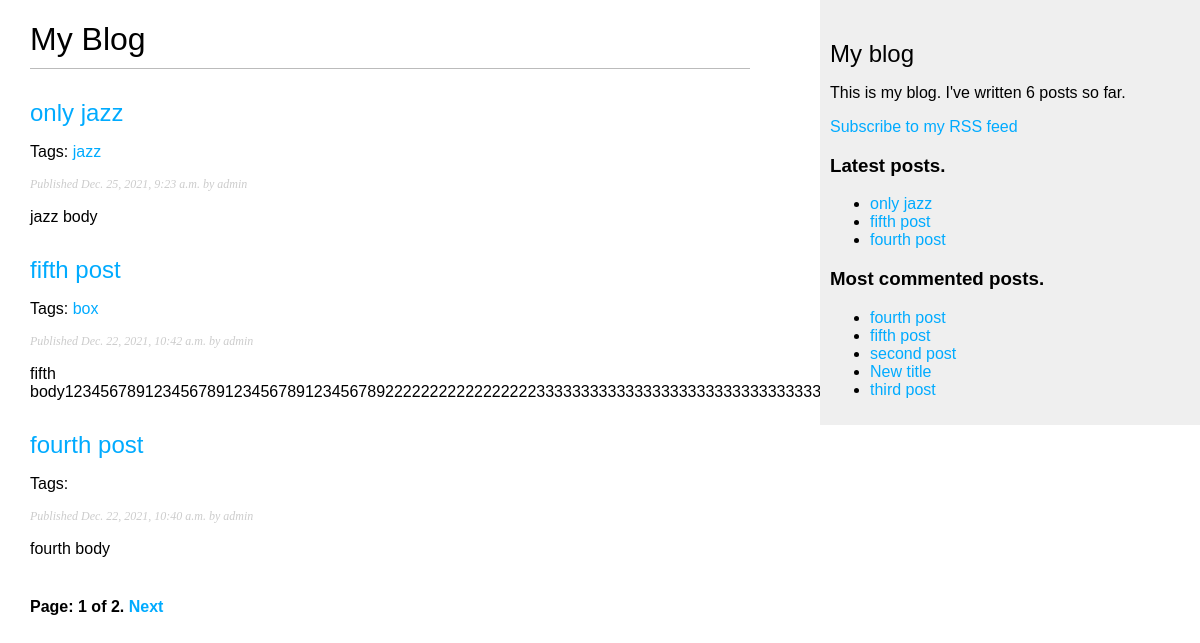
/blog/, run on an earlier commit of the app's database.
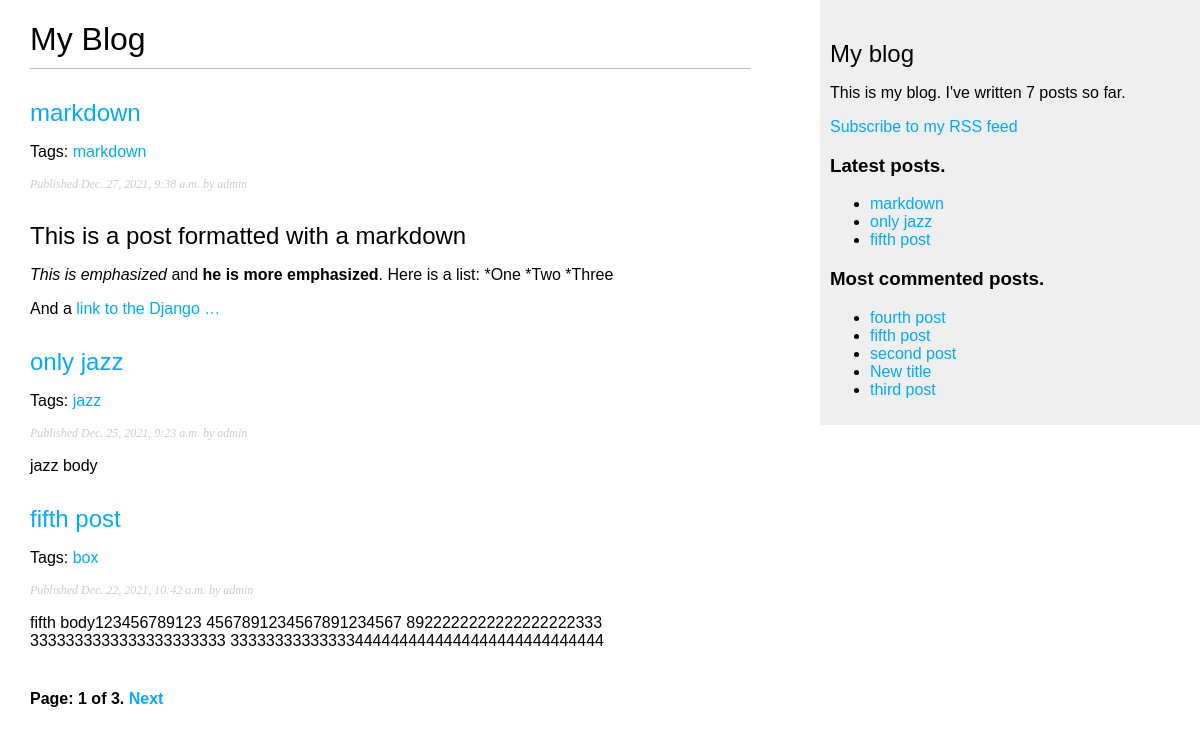
And on a later commit of the database.
### blog/models.py (models this page shows, shortened)
class Post(models.Model):
    STATUS_CHOICES = (
        ('draft', 'Draft'),
        ('published', 'Published')
    )
    title = models.CharField(max_length=250)
    slug = models.SlugField(max_length=250,
        unique_for_date='publish')
    author = models.ForeignKey(User,
        on_delete=models.CASCADE,related_name='blog_posts')
    body = models.TextField()
    publish = models.DateTimeField(
        default=timezone.now)
    created = models.DateTimeField(auto_now_add=True)
    updated = models.DateTimeField(auto_now=True)
    status = models.CharField(max_length=10,
        choices=STATUS_CHOICES,default='draft')
    objects = models.Manager()
    published = PublishedManager()
    tags = TaggableManager()
    class Meta:
        ordering = ('-publish',)
    def get_absolute_url(self):
        return reverse('blog:post_detail',
                       args=[self.publish.year,
                             self.publish.month,
                             self.publish.day, self.slug])

### blog/views.py (the view)
# urls.py: path('', views.post_list, name='post_list'),
def post_list(request, tag_slug=None):
    object_list = Post.published.all()
    tag = None
    if tag_slug:
        tag = get_object_or_404(Tag, slug=tag_slug)
        object_list = object_list.filter(tags__in=[tag])
    paginator = Paginator(object_list, 3)
    page = request.GET.get('page')
    try:
        posts = paginator.page(page)
    except PageNotAnInteger:
        posts = paginator.page(1)
    except EmptyPage:
        posts = paginator.page(paginator.num_pages)
    return render(request, 'blog/post/list.html', {'page': page, 'posts': posts, 'tag': tag})

### blog/models.py (called while the page is built)
    def get_queryset(self):
        return super(PublishedManager, self).\
        get_queryset().filter(status='published')

### blog/templatetags/blog_tags.py (called while the page is built)
@register.simple_tag
def total_posts():
    return Post.published.count()

@register.inclusion_tag('blog/post/latest_posts.html')
def show_latest_posts(count=5):
    latest_posts = Post.published.order_by('-publish')[:count]
    return {'latest_posts': latest_posts}

@register.simple_tag
def get_most_commented_posts(count=5):
    return Post.published.annotate(total_comments=
        Count('comments')).order_by('-total_comments')[:count]

@register.filter(name='markdown')
def markdown_format(text):
    return mark_safe(markdown.markdown(text))

### blog/templates/blog/post/list.html (shortened to what this page needs)
{% extends "blog/base.html" %}
{% load blog_tags %}
{% block content %}
    <h1>My Blog</h1>
    {% for post in posts %}
        <h2>
            <a href="{{ post.get_absolute_url }}">
                {{ post.title }}
            </a>
        </h2>
        <p class="tags">
            Tags:
            {% for tag in post.tags.all %}
                <a href="{%  url 'blog:post_list_by_tag' tag.slug %}">
                {{ tag.name }}</a>
            {% endfor %}
        </p>
        <p class="date">
            Published {{ post.publish }} by {{ post.author}}
        </p>
        {{ post.body|markdown|truncatewords_html:30 }}
    {% endfor %}
    {% include "pagination.html" with page=posts %}
{% endblock %}

### blog/templates/blog/base.html (shortened to what this page needs)
{% load blog_tags %}
{% load static %}
<!DOCTYPE html>
<html>
<head>
    <link href="{% static 'css/blog.css' %}" rel="stylesheet">
</head>
<body>
    <div id="content">
        {% block content %}{% endblock %}
    </div>
    <div id="sidebar">
        <h2>My blog</h2>
        <p>This is my blog. I've written {% total_posts %} posts so far.</p>
        <p>
            <a href="{% url 'blog:post_feed' %}">Subscribe to my RSS feed</a>
        </p>
        <h3>Latest posts.</h3>
        {% show_latest_posts 3 %}
        <h3>Most commented posts.</h3>
        {% get_most_commented_posts as  most_commented_posts %}
        <ul>
            {% for post in most_commented_posts %}
                <li>
                    <a href="{ { post.get_absolute_url }}">{{ post.title }}</a>
                </li>
            {% endfor %}
        </ul>
    </div>
</body>
</html>

### blog/templates/pagination.html (shortened to what this page needs)
<div class="pagination">
    <span class="current">
        Page: {{ page.number }} of
         {{ page.paginator.num_pages}}.
    </span>
    {% if page.has_next %}
        <a href="?page={{ page.next_page_number }}">Next</a>
    {% endif %}
</div>

### blog/templates/blog/post/latest_posts.html
<ul>
    {% for post in latest_posts %}
        <li>
            <a href="{ { post.get_absolute_url }}">{{ post.title }}</a>
        </li>
    {% endfor %}
</ul>

### blog/static/css/blog.css (style rules this page uses)
body { margin:0; padding:0; font-family:helvetica, sans-serif; }
a { color:#00abff; text-decoration:none; }
h1 { font-weight:normal; border-bottom:1px solid #bbb; padding:0 0 10px 0; }
h2 { font-weight:normal; margin:30px 0 0; }
#content { float:left; width:60%; padding:0 0 0 30px; }
#sidebar { float:right; width:30%; padding:10px; background:#efefef; height:100%; }
p.date { color:#ccc; font-family: georgia, serif; font-size: 12px; font-style: italic; }
.pagination { margin:40px 0; font-weight:bold; }

What changed in the data, as far as the page shows it:
no longer on one of the page's lists (row unchanged): Post: title "fourth post", publish "Dec. 22, 2021, 10:40 a.m.", author "admin", body "fourth body"
added Post: title "markdown", publish "Dec. 27, 2021, 9:38 a.m.", author "admin", body "This is a post formatted with a markdown This is emphasized and he is more emphasized . Here is a list: *One *Two *Three And a link to the Django …"
added Tag: name "markdown"
changed Post "fifth post": body "fifth body123456789123456789123456789123456789222222222222222223333333333333333333333333333333333333334444444444444444444444444444" → "fifth body123456789123 4567891234567891234567 8922222222222222222333 3333333333333333333333 333333333333334444444444444444444444444444"
Also different on the page:
{{ page.paginator.num_pages }}: "2" → "3"
text no longer shown: "6"
text now shown: "7"
